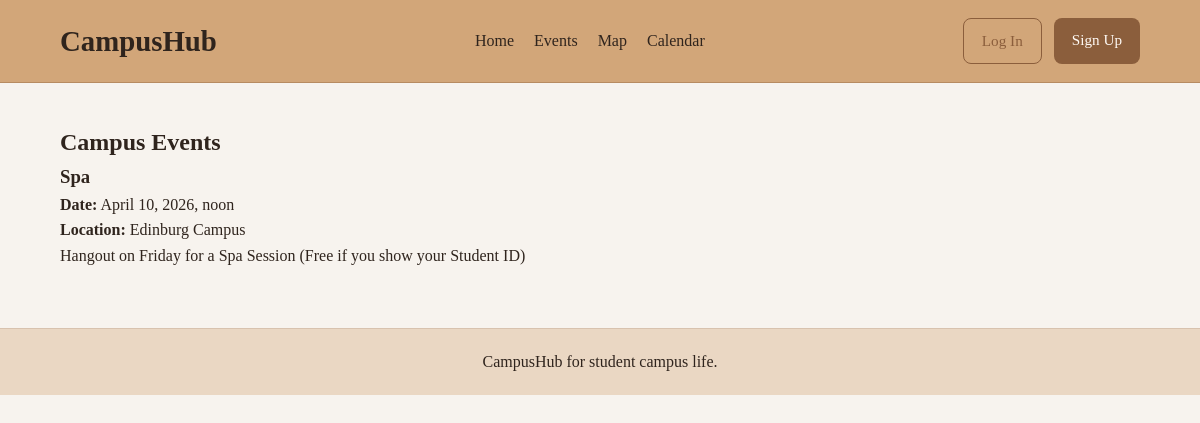
Page /events/ on the earlier database version.
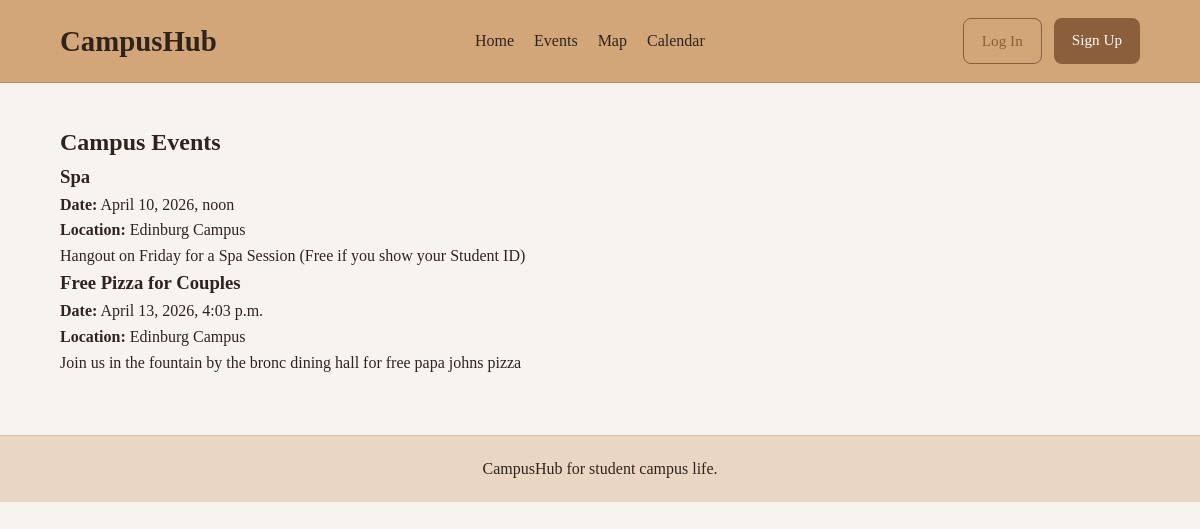
Same page on the later database version.
### EventApp/models.py (models this page shows, shortened)
class Event(models.Model):
    title = models.CharField(max_length=200)
    description = models.TextField()
    location = models.CharField(max_length=200)
    date = models.DateTimeField()
    latitude = models.FloatField(default=0)
    longitude = models.FloatField(default=0)
    attendees = models.ManyToManyField(User, related_name='rsvped_events', blank=True)

### EventApp/views.py (the view)
# urls.py: path('events/', views.events_view, name='events'),
def events_view(request):
    events = Event.objects.all()
    return render(request, 'events.html', {'events': events})

### templates/events.html (shortened to what this page needs)
{% extends 'base.html' %}
{% block content %}
<section class="detail-section">
    <div class="detail-card">
        <h1 class="detail-title">Campus Events</h1>
        {% if events %}
            {% for event in events %}
                <div class="event-card">
                    <h3>
                        <a href="{% url 'event_detail' event.id %}" class="event-title-link">
                            {{ event.title }}
                        </a>
                    </h3>
                    <p><strong>Date:</strong> {{ event.date }}</p>
                    <p><strong>Location:</strong> {{ event.location }}</p>
                    <p>{{ event.description }}</p>
                </div>
            {% endfor %}
        {% else %}
            <p>No events available yet.</p>
        {% endif %}
    </div>
</section>
{% endblock %}

Differences in the rows shown:
added Event: title "Free Pizza for Couples", date "April 13, 2026, 4:03 p.m.", location "Edinburg Campus", description "Join us in the fountain by the bronc dining hall for free papa johns pizza"
